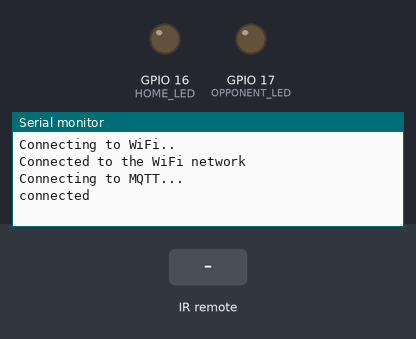
The sketch below on a simulated ESP32. Parts: output pins drawn as LEDs (lit = HIGH), the last lines printed to the serial monitor. Inputs (shaded band) come from the test bench. WiFi joins after 1.5 s; servers stay silent unless stated; no MQTT or app messages arrive unless stated.

Above: at 4.2 s.
4.3 s: infrared code 0xAF01E1 received
At 4.7 s:
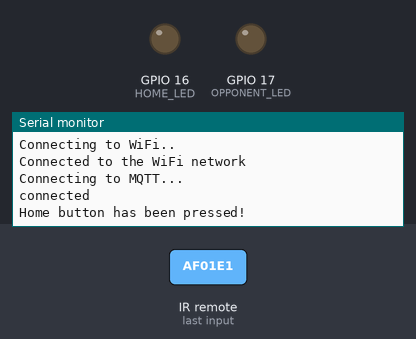
5.8 s: infrared code 0x1CC3A1 received
At 7.1 s:
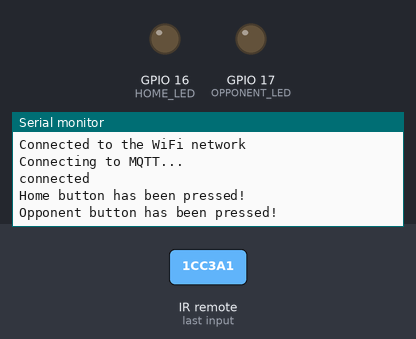

Measured:
- after the input at 4.3 s, the serial monitor: prints a new line at once (image 1)
- after the input at 5.8 s, the serial monitor: prints a new line at once (image 2)

The sketch:

wunderpong_reconnect_433.ino
```cpp
#include <WiFi.h>
#include <PubSubClient.h>

#include <RCSwitch.h>

RCSwitch mySwitch = RCSwitch();

#define HOME_LED 16
#define OPPONENT_LED 17

const char* ssid = "";
const char* password =  "";
const char* mqttServer = "";
const int mqttPort = 10532;
const char* mqttUser = "";
const char* mqttPassword = "";


unsigned long lastDebounceTime = 0;
unsigned long debounceDelay = 1000;

unsigned long check_wifi = 30000;

WiFiClient espClient;
PubSubClient client(espClient);

// Callback function to be called when the button is pressed.
void onHomePressed() {
  Serial.println("Home button has been pressed!");
  client.publish("esp/test", "home");
}

void onUndoHomePressed() {
  Serial.println("Undo home button has been pressed!");
  client.publish("esp/test", "home_undo");
}


void onOpponentPressed() {
  Serial.println("Opponent button has been pressed!");
  client.publish("esp/test", "opponent");
}


void onUndoOpponentPressed() {
  Serial.println("Undo opponent button has been pressed!");
  client.publish("esp/test", "opponent_undo");
}

void onPressedForDuration() {
  Serial.println("Reset button has been pressed!");
  client.publish("esp/test", "reset");
}

void setup() {
  pinMode(HOME_LED, OUTPUT);
  pinMode(OPPONENT_LED, OUTPUT);
  // Initialize Serial for debugging purposes.
  Serial.begin(300);

  WiFi.begin(ssid, password);

  while (WiFi.status() != WL_CONNECTED) {
    delay(1000);
    Serial.println("Connecting to WiFi..");
    //digitalWrite(OPPONENT_LED, HIGH);
    //digitalWrite(HOME_LED, HIGH);
    delay(1000);
    digitalWrite(OPPONENT_LED, LOW);
    digitalWrite(HOME_LED, LOW);
  }

  Serial.println("Connected to the WiFi network");

  client.setServer(mqttServer, mqttPort);

  connectToMQTT();
  mySwitch.enableReceive(13);
}

void connectToMQTT() {
  while (!client.connected()) {
    delay(500);
    Serial.println("Connecting to MQTT...");
     //digitalWrite(OPPONENT_LED, HIGH);
    //digitalWrite(HOME_LED, HIGH);
    delay(500);
    digitalWrite(OPPONENT_LED, LOW);
    digitalWrite(HOME_LED, LOW);

    if (client.connect("ESP32Client", mqttUser, mqttPassword )) {

      Serial.println("connected");

    } else {

      Serial.print("failed with state ");
      Serial.print(client.state());
      delay(2000);

    }
  }
}

void loop() {
   if ((WiFi.status() != WL_CONNECTED) && (millis() > check_wifi)) {
    Serial.println("Reconnecting to WiFi...");
    WiFi.disconnect();
    WiFi.begin(ssid, password);
    check_wifi = millis() + 30000;
  }

   if (!client.connected()) {
    connectToMQTT();
  }

  if (mySwitch.available()) {
    int value = mySwitch.getReceivedValue();


  if ((millis() - lastDebounceTime) > debounceDelay) {

    if(value == 11469281) {
      onHomePressed();
    } else if(value == 1885089) {
      onOpponentPressed();
    }

    lastDebounceTime = millis();
  } else {
    Serial.print("debounce");
  }

    mySwitch.resetAvailable();
  }

  client.loop();
}
```
